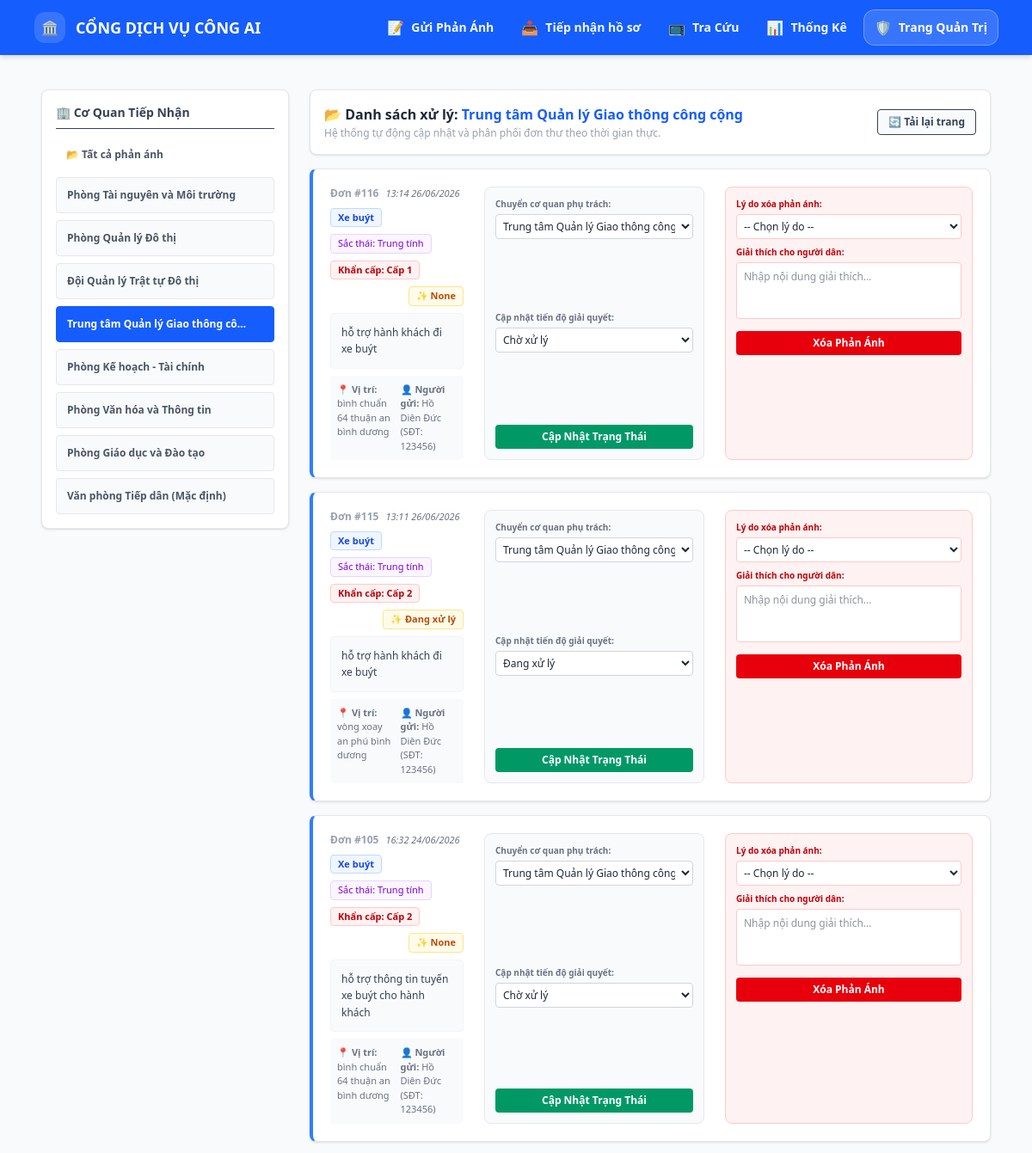
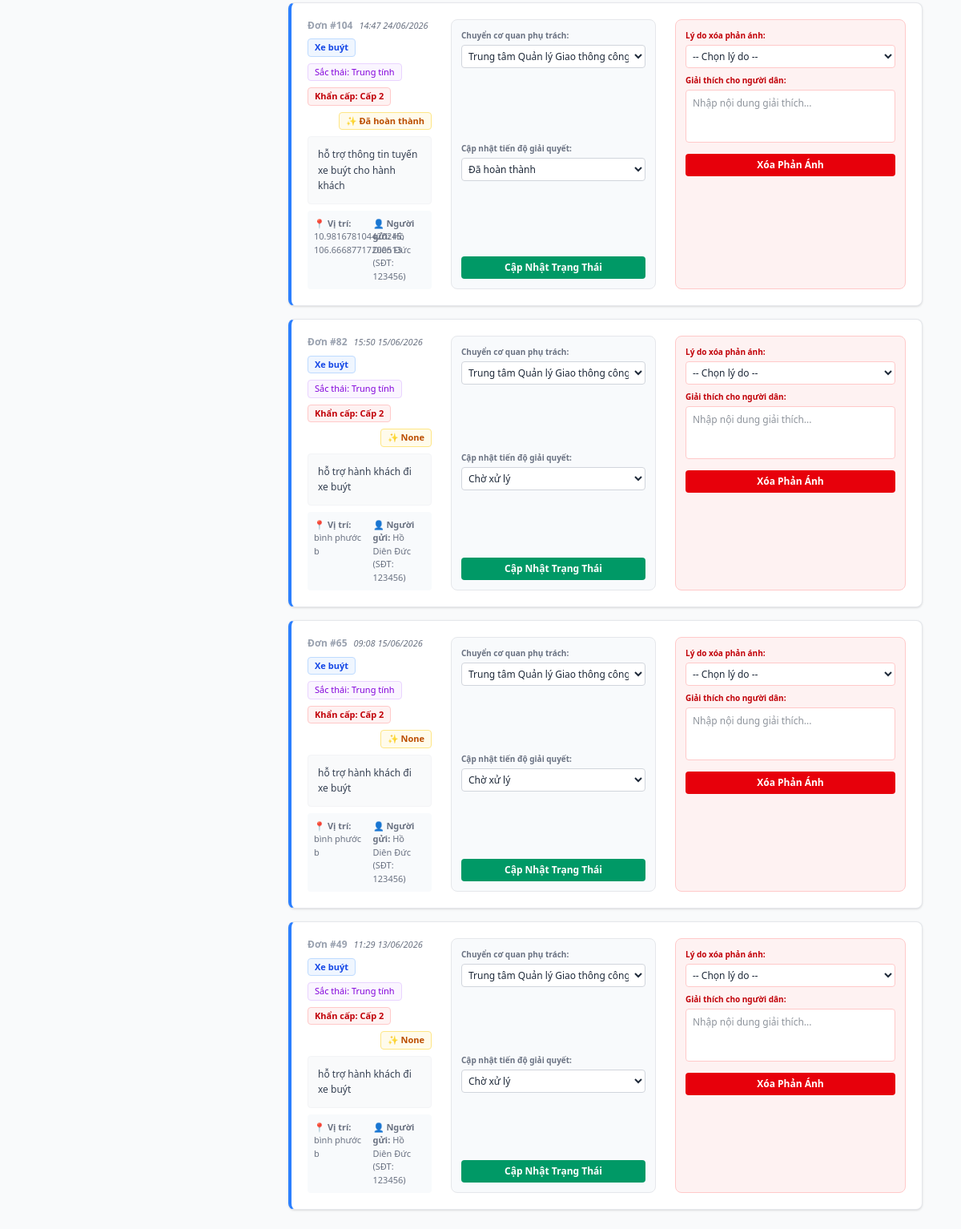
The app's page /admin?phong_id=4 with its own data (2 pictures, top to bottom).
### tables this page shows
CREATE TABLE config_phong_ban (
                        id INTEGER PRIMARY KEY AUTOINCREMENT,
                        ten_phong TEXT,
                        linh_vuc_phu_trach TEXT UNIQUE);

CREATE TABLE phan_anh (
                        id INTEGER PRIMARY KEY AUTOINCREMENT,
                        noi_dung TEXT,
                        file_dinh_kem TEXT,
                        dia_chi TEXT,
                        ten_nguoi_gui TEXT,
                        sdt TEXT,
                        linh_vuc TEXT,
                        tu_khoa TEXT,
                        sac_thai TEXT,
                        do_khan_cap INTEGER,
                        phong_ban_id INTEGER,
                        trang_thai TEXT,
                        ngay_gui TEXT,
                        trang_thai_duyet TEXT DEFAULT 'Cho_tiep_nhan', ly_do_xoa TEXT, giai_thich_xoa TEXT, ngay_xoa TEXT, lat REAL, lng REAL);

### app.py (the view, shortened to what this page needs)
@app.route('/admin', methods=['GET', 'POST'])
def page_admin():
    conn = sqlite3.connect(DB_FILE)
    cursor = conn.cursor()
    message = None
    msg_type = None  # 'success' | 'error'
    allowed_trang_thai = {'Chờ xử lý', 'Đang xử lý', 'Đã hoàn thành', 'Chuyển cấp', 'Trả về'}
    allowed_ly_do_xoa = {'Phản ánh bị trùng', 'Không thuộc phạm vi giải quyết'}
    selected_phong_id = request.args.get('phong_id', type=int)
    sql_query = """
        SELECT pa.id, pa.noi_dung, pa.file_dinh_kem, pa.dia_chi, pa.ten_nguoi_gui,
               pa.sdt, pa.linh_vuc, pa.sac_thai, pa.do_khan_cap, pa.trang_thai,
               pa.phong_ban_id, pa.ngay_gui
        FROM phan_anh pa
        LEFT JOIN config_phong_ban pb ON pa.phong_ban_id = pb.id
        WHERE pa.trang_thai_duyet NOT IN ('Cho_tiep_nhan', 'Da_xoa')
    """
    if selected_phong_id:
        cursor.execute(sql_query + " AND phong_ban_id = ? ORDER BY pa.id DESC", (selected_phong_id,))
    else:
        cursor.execute(sql_query + " ORDER BY pa.id DESC")
    list_phan_anh = cursor.fetchall()
    cursor.execute("SELECT id, ten_phong FROM config_phong_ban")
    list_phong_ban = cursor.fetchall()
    conn.close()
    return render_template('admin.html', list_phan_anh=list_phan_anh, list_phong_ban=list_phong_ban, selected_phong_id=selected_phong_id, message=message, msg_type=msg_type)

### templates/admin.html (shortened to what this page needs)
{% extends "layout.html" %}
{% block content %}
<div class="flex flex-col lg:flex-row gap-6 mt-4">
    <div class="w-full lg:w-72 shrink-0 bg-white p-4 rounded-lg border border-gray-200 shadow-sm h-fit">
        <h3 class="font-bold text-gray-700 text-sm mb-3 pb-2 border-b flex items-center gap-2">
            🏢 Cơ Quan Tiếp Nhận
        </h3>
        <div class="space-y-2">
            <a href="{{ url_for('page_admin') }}" class="block px-3 py-2.5 rounded text-xs font-semibold transition {% if not selected_phong_id %} bg-blue-600 text-white {% else %} text-gray-600 hover:bg-gray-100 {% endif %}">
                📂 Tất cả phản ánh
            </a>
            {% for pb_id, pb_ten in list_phong_ban %}
            <a href="{{ url_for('page_admin', phong_id=pb_id) }}"
               id="nav-phong-{{ pb_id }}"
               onclick="clearBadge('{{ pb_id }}')"
               class="relative block px-3 py-3 rounded text-xs font-semibold transition flex justify-between items-center border {% if selected_phong_id == pb_id %} bg-blue-600 text-white border-blue-600 {% else %} text-gray-600 bg-gray-50 hover:bg-gray-100 border-gray-200 {% endif %}">
                <span class="truncate pr-4">{{ pb_ten }}</span>
            </a>
            {% endfor %}
        </div>
    </div>
    <div class="flex-1 space-y-4">
        <div class="bg-white p-4 border border-gray-200 rounded-lg shadow-sm flex justify-between items-center">
            <div>
                <h2 class="text-base font-bold text-gray-800">
                    📂 {% if selected_phong_id %}Danh sách xử lý: <span class="text-blue-600">{% for p_id, p_ten in list_phong_ban %}{% if p_id == selected_phong_id %}{{ p_ten }}{% endif %}{% endfor %}</span>{% else %}Tổng hợp tất cả phản ánh toàn hệ thống{% endif %}
                </h2>
                <p class="text-xs text-gray-400 mt-0.5">Hệ thống tự động cập nhật và phân phối đơn thư theo thời gian thực.</p>
            </div>
            <button onclick="window.location.reload()" class="bg-gray-50 hover:bg-gray-100 text-gray-700 font-semibold py-1.5 px-3 rounded text-xs transition border flex items-center gap-1">
                🔄 Tải lại trang
            </button>
        </div>
        <div id="danh-sach-don-thu" class="space-y-4">
            {% for id, noi_dung, file_dinh_kem, dia_chi, ten_nguoi_gui, sdt, linh_vuc, sac_thai, do_khan_cap, trang_thai, phong_ban_id,ngay_gui in list_phan_anh %}
            <div class="bg-white border border-gray-200 rounded-lg p-5 shadow-sm flex flex-col md:flex-row justify-between gap-6 border-l-4
            {% if do_khan_cap is not none and do_khan_cap >= 4 %}
        border-l-red-500
    {% elif do_khan_cap is not none and do_khan_cap == 3 %}
        border-l-amber-500
    {% else %}
        border-l-blue-500
    {% endif %}">
                <div class="flex-1 space-y-2">
                    <div class="flex flex-wrap items-center gap-2 text-[11px]">
                        <span class="font-bold text-gray-400 text-xs">Đơn #{{ id }}</span>
                        <span class="text-gray-500 italic"> {{ ngay_gui }}</span>
                        <span class="bg-blue-50 text-blue-700 px-2 py-0.5 rounded font-bold border border-blue-200">{{ linh_vuc }}</span>
                        <span class="bg-purple-50 text-purple-700 px-2 py-0.5 rounded border border-purple-200">Sắc thái: {{ sac_thai }}</span>
                        <span class="bg-red-50 text-red-700 px-2 py-0.5 rounded font-bold border border-red-200">Khẩn cấp: Cấp {{ do_khan_cap }}</span>
                        <span class="bg-amber-50 text-amber-700 px-2 py-0.5 rounded font-bold border border-amber-200 ml-auto">✨ {{ trang_thai }}</span>
                    </div>
                    <p class="text-gray-700 text-xs bg-gray-50 p-3 rounded font-medium border border-gray-100 leading-relaxed">{{ noi_dung }}</p>
                    <div class="text-[11px] text-gray-500 grid grid-cols-1 sm:grid-cols-2 gap-2 bg-slate-50 p-2 rounded">
                        <p>📍 <strong>Vị trí:</strong> {{ dia_chi }}</p>
                        <p>👤 <strong>Người gửi:</strong> {{ ten_nguoi_gui }} (SĐT: {{ sdt }})</p>
                    </div>
                </div>
                <form method="POST" class="w-full md:w-64 bg-slate-50 p-3 rounded-lg border border-gray-200 flex flex-col justify-between gap-2 shrink-0">
                    <div>
                        <label class="block text-[10px] font-bold text-gray-500 mb-1">Chuyển cơ quan phụ trách:</label>
                        <select name="phong_ban_id" class="w-full bg-white border border-gray-300 p-1 rounded text-xs outline-none">
                            {% for p_id, p_ten in list_phong_ban %}
                            <option value="{{ p_id }}" {% if p_id == phong_ban_id %} selected {% endif %}>{{ p_ten }}</option>
                            {% endfor %}
                        </select>
                    </div>
                    <div>
                        <label class="block text-[10px] font-bold text-gray-500 mb-1">Cập nhật tiến độ giải quyết:</label>
                        <select name="trang_thai" class="w-full bg-white border border-gray-300 p-1 rounded text-xs outline-none">
                            <option value="Chờ xử lý" {% if trang_thai == 'Chờ xử lý' %} selected {% endif %}>Chờ xử lý</option>
                            <option value="Đang xử lý" {% if trang_thai == 'Đang xử lý' %} selected {% endif %}>Đang xử lý</option>
                            <option value="Đã hoàn thành" {% if trang_thai == 'Đã hoàn thành' %} selected {% endif %}>Đã hoàn thành</option>
                        </select>
                    </div>
                    <button type="submit" class="w-full bg-emerald-600 text-white text-xs py-1.5 rounded font-bold hover:bg-emerald-700 transition">Cập Nhật Trạng Thái</button>
                </form>
                <form method="POST" class="w-full md:w-72 bg-red-50 p-3 rounded-lg border border-red-200 flex flex-col gap-2 shrink-0"
                      onsubmit="return confirm('Xóa phản ánh này khỏi danh sách xử lý? Lý do sẽ được hiển thị cho người dân.');">
                    <div>
                        <label class="block text-[10px] font-bold text-red-700 mb-1">Lý do xóa phản ánh:</label>
                        <select name="ly_do_xoa" class="w-full bg-white border border-red-200 p-1 rounded text-xs outline-none" required>
                            <option value="">-- Chọn lý do --</option>
                        </select>
                    </div>
                    <div>
                        <label class="block text-[10px] font-bold text-red-700 mb-1">Giải thích cho người dân:</label>
                        <textarea name="giai_thich_xoa" rows="3" class="w-full bg-white border border-red-200 p-2 rounded text-xs outline-none resize-none" placeholder="Nhập nội dung giải thích..." required></textarea>
                    </div>
                    <button type="submit" class="w-full bg-red-600 text-white text-xs py-1.5 rounded font-bold hover:bg-red-700 transition">Xóa Phản Ánh</button>
                </form>
            </div>
            {% endfor %}
        </div>
    </div>
</div>
{% endblock %}

### records on screen
config_phong_ban: ten_phong "Phòng Tài nguyên và Môi trường"
config_phong_ban: ten_phong "Phòng Quản lý Đô thị"
config_phong_ban: ten_phong "Đội Quản lý Trật tự Đô thị"
config_phong_ban: ten_phong "Trung tâm Quản lý Giao thông cô…", ten_phong "Trung tâm Quản lý Giao thông công cộng"
config_phong_ban: ten_phong "Phòng Kế hoạch - Tài chính"
config_phong_ban: ten_phong "Phòng Văn hóa và Thông tin"
config_phong_ban: ten_phong "Phòng Giáo dục và Đào tạo"
config_phong_ban: ten_phong "Văn phòng Tiếp dân (Mặc định)"
phan_anh: id "116", ngay_gui "13:14 26/06/2026", linh_vuc "Xe buýt", sac_thai "Trung tính", do_khan_cap "1", trang_thai "None", noi_dung "hỗ trợ hành khách đi xe buýt", dia_chi "bình chuẩn 64 thuận an bình dương", ten_nguoi_gui "Hồ Diên Đức", sdt "123456", phong_ban_id "Trung tâm Quản lý Giao thông công cộng"
phan_anh: id "115", ngay_gui "13:11 26/06/2026", linh_vuc "Xe buýt", sac_thai "Trung tính", do_khan_cap "2", trang_thai "Đang xử lý", noi_dung "hỗ trợ hành khách đi xe buýt", dia_chi "vòng xoay an phú bình dương", ten_nguoi_gui "Hồ Diên Đức", sdt "123456", phong_ban_id "Trung tâm Quản lý Giao thông công cộng"
phan_anh: id "105", ngay_gui "16:32 24/06/2026", linh_vuc "Xe buýt", sac_thai "Trung tính", do_khan_cap "2", trang_thai "None", noi_dung "hỗ trợ thông tin tuyến xe buýt cho hành khách", dia_chi "bình chuẩn 64 thuận an bình dương", ten_nguoi_gui "Hồ Diên Đức", sdt "123456", phong_ban_id "Trung tâm Quản lý Giao thông công cộng"
phan_anh: id "104", ngay_gui "14:47 24/06/2026", linh_vuc "Xe buýt", sac_thai "Trung tính", do_khan_cap "2", trang_thai "Đã hoàn thành", noi_dung "hỗ trợ thông tin tuyến xe buýt cho hành khách", dia_chi "10.981678104420245, 106.66687717200513", ten_nguoi_gui "Hồ Diên Đức", sdt "123456", phong_ban_id "Trung tâm Quản lý Giao thông công cộng"
phan_anh: id "82", ngay_gui "15:50 15/06/2026", linh_vuc "Xe buýt", sac_thai "Trung tính", do_khan_cap "2", trang_thai "None", noi_dung "hỗ trợ hành khách đi xe buýt", dia_chi "bình phước b", ten_nguoi_gui "Hồ Diên Đức", sdt "123456", phong_ban_id "Trung tâm Quản lý Giao thông công cộng"
phan_anh: id "65", ngay_gui "09:08 15/06/2026", linh_vuc "Xe buýt", sac_thai "Trung tính", do_khan_cap "2", trang_thai "None", noi_dung "hỗ trợ hành khách đi xe buýt", dia_chi "bình phước b", ten_nguoi_gui "Hồ Diên Đức", sdt "123456", phong_ban_id "Trung tâm Quản lý Giao thông công cộng"
phan_anh: id "49", ngay_gui "11:29 13/06/2026", linh_vuc "Xe buýt", sac_thai "Trung tính", do_khan_cap "2", trang_thai "None", noi_dung "hỗ trợ hành khách đi xe buýt", dia_chi "bình phước b", ten_nguoi_gui "Hồ Diên Đức", sdt "123456", phong_ban_id "Trung tâm Quản lý Giao thông công cộng"
